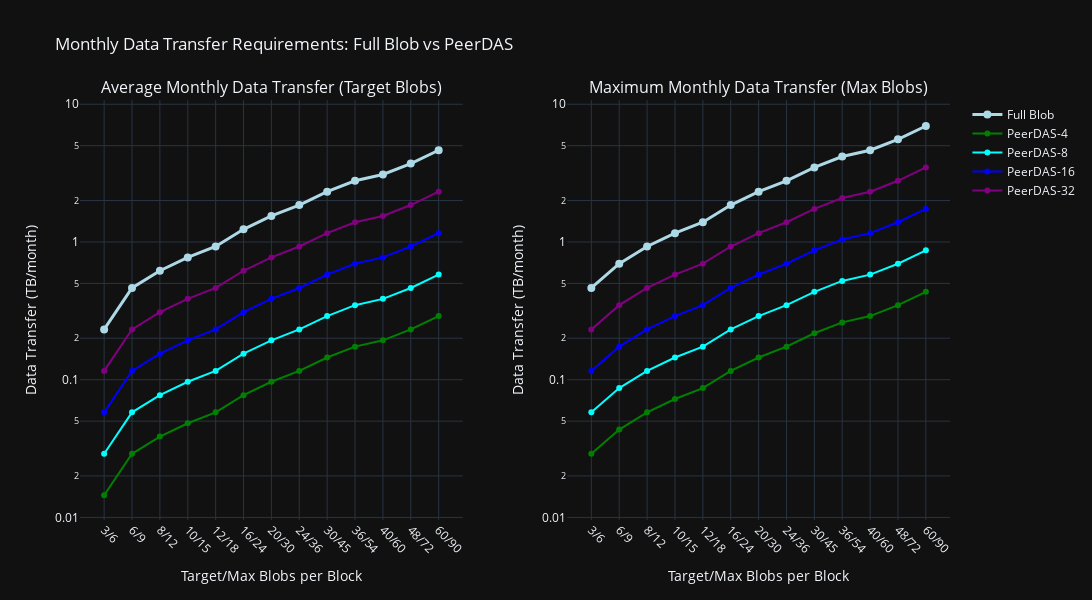

Notebook cell for this chart:
### Code cell
# 4. Monthly Data Transfer Visualization

# Filter to show only Full Blob data
df_monthly_full = df_monthly[df_monthly['method'] == 'Full Blob']

# Create subplots for average and maximum
fig = make_subplots(
    rows=1, cols=2,
    subplot_titles=('Average Monthly Data Transfer (Target Blobs)', 'Maximum Monthly Data Transfer (Max Blobs)'),
    horizontal_spacing=0.12
)

# Define colors for different methods
method_colors = {
    'Full Blob': 'lightblue',
    'PeerDAS-4': 'green',
    'PeerDAS-8': 'cyan', 
    'PeerDAS-16': 'blue',
    'PeerDAS-32': 'purple'
}

# Left plot: Average (Target) data transfer
# Add Full Blob average line
fig.add_trace(go.Scatter(
    x=[f"{row['target_blobs']}/{row['max_blobs']}" for _, row in df_monthly_full.iterrows()],
    y=df_monthly_full['avg_monthly_tb'],
    mode='lines+markers',
    name='Full Blob',
    line=dict(width=3, color=method_colors['Full Blob']),
    marker=dict(size=8),
    legendgroup='avg'
), row=1, col=1)

# Add PeerDAS lines for various custody counts (4, 8, 16, 32)
for custody in [4, 8, 16, 32]:
    df_monthly_custody = df_monthly[df_monthly['custody_count'] == custody]
    
    fig.add_trace(go.Scatter(
        x=[f"{row['target_blobs']}/{row['max_blobs']}" for _, row in df_monthly_custody.iterrows()],
        y=df_monthly_custody['avg_monthly_tb'],
        mode='lines+markers',
        name=f'PeerDAS-{custody}',
        line=dict(width=2, color=method_colors.get(f'PeerDAS-{custody}', 'gray')),
        marker=dict(size=6),
        legendgroup='avg'
    ), row=1, col=1)

# Right plot: Maximum data transfer
# Add Full Blob maximum line
fig.add_trace(go.Scatter(
    x=[f"{row['target_blobs']}/{row['max_blobs']}" for _, row in df_monthly_full.iterrows()],
    y=df_monthly_full['max_monthly_tb'],
    mode='lines+markers',
    name='Full Blob',
    line=dict(width=3, color=method_colors['Full Blob']),
    marker=dict(size=8),
    legendgroup='max',
    showlegend=False
), row=1, col=2)

# Add PeerDAS maximum lines for various custody counts (4, 8, 16, 32)
for custody in [4, 8, 16, 32]:
    df_monthly_custody = df_monthly[df_monthly['custody_count'] == custody]
    
    fig.add_trace(go.Scatter(
        x=[f"{row['target_blobs']}/{row['max_blobs']}" for _, row in df_monthly_custody.iterrows()],
        y=df_monthly_custody['max_monthly_tb'],
        mode='lines+markers',
        name=f'PeerDAS-{custody}',
        line=dict(width=2, color=method_colors.get(f'PeerDAS-{custody}', 'gray')),
        marker=dict(size=6),
        legendgroup='max',
        showlegend=False
    ), row=1, col=2)

# Update axes
fig.update_xaxes(title="Target/Max Blobs per Block", tickangle=45)
fig.update_yaxes(title="Data Transfer (TB/month)", type="log", matches='y')

fig.update_layout(
    title="Monthly Data Transfer Requirements: Full Blob vs PeerDAS",
    height=600,
    width=1600,
    hovermode='x unified'
)

fig.show()

### Figure 1 — Plotly figure (JSON) as saved in the notebook; plotly's stock layout.template omitted (floating-point values rounded to 4 significant figures)
{"data": [{"legendgroup": "avg", "line": {"color": "lightblue", "width": 3}, "marker": {"size": 8}, "mode": "lines+markers", "name": "Full Blob", "type": "scatter", "x": ["3/6", "6/9", "8/12", "10/15", "12/18", "16/24", "20/30", "24/36", "30/45", "36/54", "40/60", "48/72", "60/90"], "xaxis": "x", "y": [0.2317, 0.4635, 0.618, 0.7725, 0.927, 1.236, 1.545, 1.854, 2.317, 2.781, 3.09, 3.708, 4.635], "yaxis": "y"}, {"legendgroup": "avg", "line": {"color": "green", "width": 2}, "marker": {"size": 6}, "mode": "lines+markers", "name": "PeerDAS-4", "type": "scatter", "x": ["3/6", "6/9", "8/12", "10/15", "12/18", "16/24", "20/30", "24/36", "30/45", "36/54", "40/60", "48/72", "60/90"], "xaxis": "x", "y": [0.01448, 0.02897, 0.03862, 0.04828, 0.05794, 0.07725, 0.09656, 0.1159, 0.1448, 0.1738, 0.1931, 0.2317, 0.2897], "yaxis": "y"}, {"legendgroup": "avg", "line": {"color": "cyan", "width": 2}, "marker": {"size": 6}, "mode": "lines+markers", "name": "PeerDAS-8", "type": "scatter", "x": ["3/6", "6/9", "8/12", "10/15", "12/18", "16/24", "20/30", "24/36", "30/45", "36/54", "40/60", "48/72", "60/90"], "xaxis": "x", "y": [0.02897, 0.05794, 0.07725, 0.09656, 0.1159, 0.1545, 0.1931, 0.2317, 0.2897, 0.3476, 0.3862, 0.4635, 0.5794], "yaxis": "y"}, {"legendgroup": "avg", "line": {"color": "blue", "width": 2}, "marker": {"size": 6}, "mode": "lines+markers", "name": "PeerDAS-16", "type": "scatter", "x": ["3/6", "6/9", "8/12", "10/15", "12/18", "16/24", "20/30", "24/36", "30/45", "36/54", "40/60", "48/72", "60/90"], "xaxis": "x", "y": [0.05794, 0.1159, 0.1545, 0.1931, 0.2317, 0.309, 0.3862, 0.4635, 0.5794, 0.6952, 0.7725, 0.927, 1.159], "yaxis": "y"}, {"legendgroup": "avg", "line": {"color": "purple", "width": 2}, "marker": {"size": 6}, "mode": "lines+markers", "name": "PeerDAS-32", "type": "scatter", "x": ["3/6", "6/9", "8/12", "10/15", "12/18", "16/24", "20/30", "24/36", "30/45", "36/54", "40/60", "48/72", "60/90"], "xaxis": "x", "y": [0.1159, 0.2317, 0.309, 0.3862, 0.4635, 0.618, 0.7725, 0.927, 1.159, 1.39, 1.545, 1.854, 2.317], "yaxis": "y"}, {"legendgroup": "max", "line": {"color": "lightblue", "width": 3}, "marker": {"size": 8}, "mode": "lines+markers", "name": "Full Blob", "showlegend": false, "type": "scatter", "x": ["3/6", "6/9", "8/12", "10/15", "12/18", "16/24", "20/30", "24/36", "30/45", "36/54", "40/60", "48/72", "60/90"], "xaxis": "x2", "y": [0.4635, 0.6952, 0.927, 1.159, 1.39, 1.854, 2.317, 2.781, 3.476, 4.171, 4.635, 5.562, 6.952], "yaxis": "y2"}, {"legendgroup": "max", "line": {"color": "green", "width": 2}, "marker": {"size": 6}, "mode": "lines+markers", "name": "PeerDAS-4", "showlegend": false, "type": "scatter", "x": ["3/6", "6/9", "8/12", "10/15", "12/18", "16/24", "20/30", "24/36", "30/45", "36/54", "40/60", "48/72", "60/90"], "xaxis": "x2", "y": [0.02897, 0.04345, 0.05794, 0.07242, 0.0869, 0.1159, 0.1448, 0.1738, 0.2173, 0.2607, 0.2897, 0.3476, 0.4345], "yaxis": "y2"}, {"legendgroup": "max", "line": {"color": "cyan", "width": 2}, "marker": {"size": 6}, "mode": "lines+markers", "name": "PeerDAS-8", "showlegend": false, "type": "scatter", "x": ["3/6", "6/9", "8/12", "10/15", "12/18", "16/24", "20/30", "24/36", "30/45", "36/54", "40/60", "48/72", "60/90"], "xaxis": "x2", "y": [0.05794, 0.0869, 0.1159, 0.1448, 0.1738, 0.2317, 0.2897, 0.3476, 0.4345, 0.5214, 0.5794, 0.6952, 0.869], "yaxis": "y2"}, {"legendgroup": "max", "line": {"color": "blue", "width": 2}, "marker": {"size": 6}, "mode": "lines+markers", "name": "PeerDAS-16", "showlegend": false, "type": "scatter", "x": ["3/6", "6/9", "8/12", "10/15", "12/18", "16/24", "20/30", "24/36", "30/45", "36/54", "40/60", "48/72", "60/90"], "xaxis": "x2", "y": [0.1159, 0.1738, 0.2317, 0.2897, 0.3476, 0.4635, 0.5794, 0.6952, 0.869, 1.043, 1.159, 1.39, 1.738], "yaxis": "y2"}, {"legendgroup": "max", "line": {"color": "purple", "width": 2}, "marker": {"size": 6}, "mode": "lines+markers", "name": "PeerDAS-32", "showlegend": false, "type": "scatter", "x": ["3/6", "6/9", "8/12", "10/15", "12/18", "16/24", "20/30", "24/36", "30/45", "36/54", "40/60", "48/72", "60/90"], "xaxis": "x2", "y": [0.2317, 0.3476, 0.4635, 0.5794, 0.6952, 0.927, 1.159, 1.39, 1.738, 2.086, 2.317, 2.781, 3.476], "yaxis": "y2"}], "layout": {"annotations": [{"font": {"size": 16}, "showarrow": false, "text": "Average Monthly Data Transfer (Target Blobs)", "x": 0.22, "xanchor": "center", "xref": "paper", "y": 1, "yanchor": "bottom", "yref": "paper"}, {"font": {"size": 16}, "showarrow": false, "text": "Maximum Monthly Data Transfer (Max Blobs)", "x": 0.78, "xanchor": "center", "xref": "paper", "y": 1, "yanchor": "bottom", "yref": "paper"}], "height": 600, "hovermode": "x unified", "title": {"text": "Monthly Data Transfer Requirements: Full Blob vs PeerDAS"}, "width": 1600, "xaxis": {"anchor": "y", "domain": [0, 0.44], "tickangle": 45, "title": {"text": "Target/Max Blobs per Block"}}, "xaxis2": {"anchor": "y2", "domain": [0.56, 1], "tickangle": 45, "title": {"text": "Target/Max Blobs per Block"}}, "yaxis": {"anchor": "x", "domain": [0, 1], "matches": "y", "title": {"text": "Data Transfer (TB/month)"}, "type": "log"}, "yaxis2": {"anchor": "x2", "domain": [0, 1], "matches": "y", "title": {"text": "Data Transfer (TB/month)"}, "type": "log"}}}
